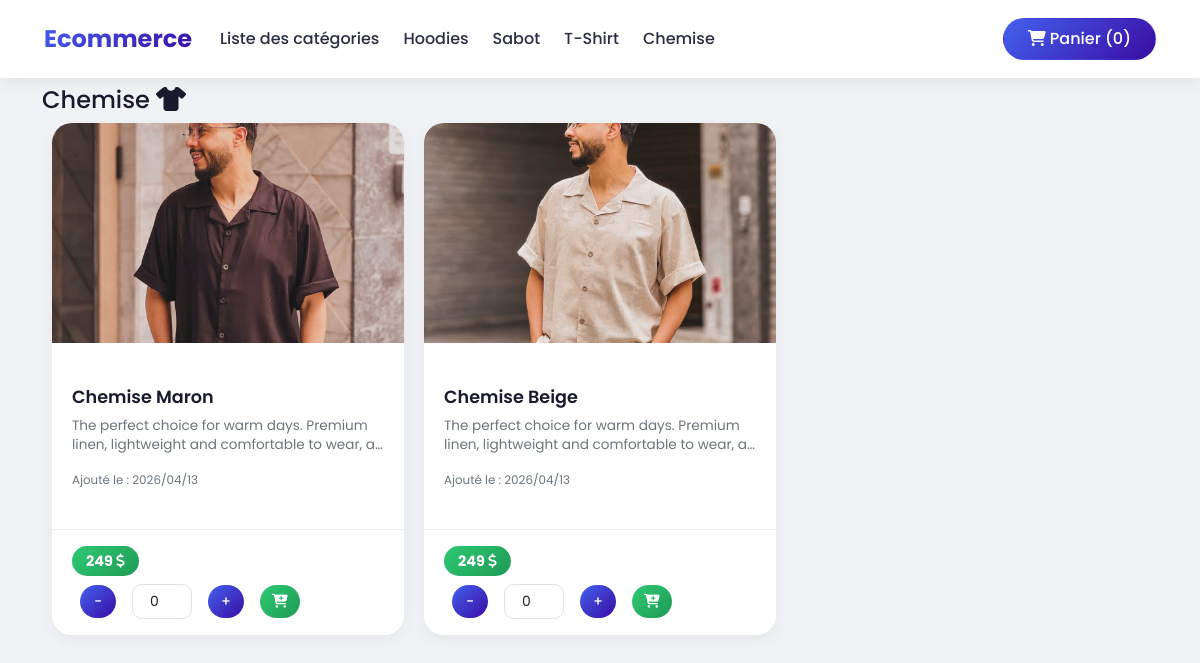
/front/categorie.php?id=4 (signed in), run on the app's committed database.
### tables this page shows
CREATE TABLE `categorie` (
  `id` int(11) NOT NULL,
  `libelle` varchar(100) NOT NULL,
  `description` varchar(255) NOT NULL,
  `date_creation` datetime NOT NULL DEFAULT current_timestamp(),
  `icone` varchar(200) NOT NULL
);

CREATE TABLE `produit` (
  `id` int(11) NOT NULL,
  `libelle` varchar(100) NOT NULL,
  `prix` decimal(10,0) NOT NULL,
  `discount` int(11) NOT NULL,
  `id_categorie` int(11) NOT NULL,
  `date_creation` datetime NOT NULL,
  `description` varchar(255) NOT NULL,
  `image` varchar(150) NOT NULL
);

### include/front/counter.php (the view, shortened to what this page needs)
<div>
    <?php
    $idUtilisateur = $_SESSION['utilisateur']['id'] ?? 0;
    $panierUtilisateur = $_SESSION['panier'][$idUtilisateur] ?? [];
    if (isset($panierUtilisateur[$idProduit])) {
        if (is_array($panierUtilisateur[$idProduit])) {
            $qty = $panierUtilisateur[$idProduit]['quantite'];
            $tailleStockee = $panierUtilisateur[$idProduit]['taille'] ?? '';
        } else {
            $qty = $panierUtilisateur[$idProduit];
            $tailleStockee = '';
        }
    } else {
        $qty = 0;
    }
    if ($qty == 0) {
        $button = '<i class="fa fa-light fa-cart-plus"></i>';
    } else {
        $button = '<i class="fa-solid fa-pencil"></i>';
    }
    ?>
    <?php if ($idUtilisateur !== 0): ?>
        <form method="post" class="counter d-flex" action="ajouter_panier.php">
            <button type="button" class="btn btn-primary mx-2 counter-moins" onclick="decrementQty(this)">-</button>
            <input class="form-control" value="<?php echo $qty ?>" type="number" name="qty"
                id="qty_<?php echo $idProduit ?>" max="99" style="width: 60px;" readonly>
            <button type="button" class="btn btn-primary mx-2 counter-plus" onclick="incrementQty(this)">+</button>
            <button class="btn btn-success btn-sm" type="submit" name="ajouter">
                <?= $button ?>
            </button>
        </form>
    <?php else: ?>
        <div class="alert alert-warning" role="alert">
            Vous devez être connecté pour acheter ce produit <strong><a href="../connexion.php">Connexion</a></strong>
        </div>
    <?php endif; ?>
</div>

### front/categorie.php (shortened to what this page needs)
<?php
require_once '../include/database.php';
$id = $_GET['id'];
$sqlState = $pdo->prepare("SELECT * FROM categorie WHERE id=?");
$sqlState->execute([$id]);
$categorie = $sqlState->fetch(PDO::FETCH_ASSOC);
$sqlState = $pdo->prepare("SELECT * FROM produit WHERE id_categorie=?");
$sqlState->execute([$id]);
$produits = $sqlState->fetchAll(PDO::FETCH_OBJ);
?>
<!doctype html>
<html lang="en">
<head>
    <?php include '../include/head_front.php' ?>
</head>
<body>
<?php include '../include/nav_front.php' ?>
<div class="container py-2">
    <h4><?php echo $categorie['libelle'] ?> <span class="fa <?php echo $categorie['icone'] ?>"></span></h4>
    <div class="container">
        <div class="row">
            <?php require_once '../include/front/product/afficher_product.php'; ?>
        </div>
    </div>
</div>
</body>
</html>

### include/front/product/afficher_product.php (shortened to what this page needs)
<?php
foreach ($produits as $produit) {
    $idProduit = $produit->id;
    ?>
    <div class="col-md-4 mb-4">
        <div class="card h-100">
            <img class="card-img-top w-100 mx-auto" src="../upload/produit/<?= $produit->image ?>" alt="Card image cap">
            <div class="card-body">
                <a href="produit.php?id=<?php echo $idProduit ?>" class="btn stretched-link"></a>
                <h5 class="card-title"><?= $produit->libelle ?></h5>
                <p class="card-text"><?= $produit->description ?></p>
                <p class="card-text"><small class="text-muted">Ajouté le
                        : <?= date_format(date_create($produit->date_creation), 'Y/m/d') ?></small></p>
            </div>
            <div class="card-footer bg-white" style="z-index: 10">
                <?php if (!empty($produit->discount)): ?>
                    <div class="h5"><span class="badge rounded-pill text-bg-danger"><strike> <?= $produit->prix ?></strike> <i
                                class="fa fa-solid fa-dollar"></i></span></div>
                    <div class="h5"><span class="badge rounded-pill text-bg-success">Solde :
                            <?= calculerRemise($produit->prix, $produit->discount) ?> <i
                                class="fa fa-solid fa-dollar"></i></span></div>
                <?php else: ?>
                    <div class="h5"><span class="badge rounded-pill text-bg-success"><?= $produit->prix ?> <i
                                class="fa fa-solid fa-dollar"></i></span></div>
                <?php endif; ?>
                <?php include '../include/front/counter.php' ?>
            </div>
        </div>
    </div>
    <?php
}
    ?>

### assets/css/style.css (style rules this page uses)
:root { --primary: #4361ee; --primary-dark: #3a0ca3; --secondary: #f72585; --success: #2ec973; --danger: #ef476f; --dark: #1a1a2e; --gray: #6c757d; --light: #f0f2f5; --white: #ffffff; }
* { margin: 0; padding: 0; box-sizing: border-box; }
body { font-family: "Poppins", sans-serif; background: var(--light); color: var(--dark); }
.card { border: none; border-radius: 20px; overflow: hidden; transition: all 0.3s; box-shadow: 0 5px 15px rgba(0, 0, 0, 0.05); background: var(--white); margin-bottom: 20px; }
.card-img-top { height: 220px; object-fit: cover; transition: transform 0.5s; }
.card-body { padding: 1.25rem; }
.card-title { font-size: 1.1rem; font-weight: 600; margin-bottom: 0.5rem; }
.card-text { font-size: 0.85rem; color: var(--gray); line-height: 1.4; display: -webkit-box; -webkit-line-clamp: 2; line-clamp: 2; -webkit-box-orient: vertical; overflow: hidden; }
.card-footer { background: var(--white) !important; border-top: 1px solid #eee; padding: 1rem 1.25rem; }
.badge.rounded-pill.text-bg-success { background: linear-gradient(135deg, var(--success), #1f9a55) !important; font-size: 0.9rem; padding: 8px 14px; }
.counter { display: flex; align-items: center; gap: 8px; flex-wrap: wrap; }
.counter .btn { padding: 6px 12px; font-size: 14px; border-radius: 30px !important; min-width: 36px; text-align: center; }
.counter .btn-primary { background: linear-gradient(135deg, var(--primary), var(--primary-dark)); border: none; }
.counter .btn-success { background: linear-gradient(135deg, var(--success), #1f9a55); border: none; }
.counter .form-control { width: 55px; text-align: center; border-radius: 10px !important; border: 1px solid #e0e0e0; padding: 6px; font-size: 14px; }
.btn-primary { background: linear-gradient(135deg, var(--primary), var(--primary-dark)); border: none; border-radius: 30px; padding: 10px 20px; font-weight: 500; transition: all 0.3s; cursor: pointer; }
.card { animation: fadeInUp 0.4s ease-out; }
.col-md-4, .col-md-6 { padding: 0 10px; margin-bottom: 20px; }
@media (min-width: 992px) { .col-md-4 { flex: 0 0 33.333333%; max-width: 33.333333%; } }
.card { height: 100%; display: flex; flex-direction: column; }
.card-body { flex: 1; }
.card-footer { margin-top: auto; }

### data on the page
categorie: libelle "Chemise"
produit: image (picture), libelle "Chemise Maron", description "The perfect choice for warm days. Premium linen, lightweight and comfortable to wear,…", date_creation "2026/04/13", prix "249", qty "0"
produit: image (picture), libelle "Chemise Beige", description "The perfect choice for warm days. Premium linen, lightweight and comfortable to wear,…", date_creation "2026/04/13", prix "249", qty "0"

### other printed values
$productCount "0"
